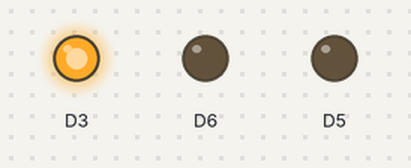
This sketch was run on a simulated ESP8266 (NodeMCU). On the bench: output pins drawn as LEDs (lit = HIGH).

Above: at 0.2 s.
At 27.2 s:
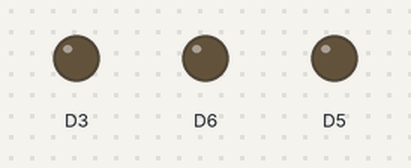
Timing chart, 0 to 27.6 s (numbered marks = the images above):
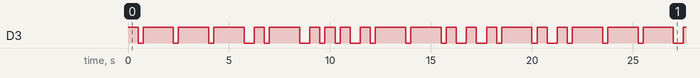

The sketch:

sketch_feb11a.ino
```cpp
void setup() {
    pinMode(D3, OUTPUT);
    pinMode(D6, OUTPUT);
    pinMode(D5, OUTPUT);
}

void loop() {
//J
  //punt
 digitalWrite(D3, HIGH);
 delay(500);
 digitalWrite(D3, LOW);
 delay(250);

  //streep
 digitalWrite(D3, HIGH);
 delay(1500);
 digitalWrite(D3, LOW);
 delay(250);

   //streep
 digitalWrite(D3, HIGH);
 delay(1500);
 digitalWrite(D3, LOW);
 delay(250);

  //streep
 digitalWrite(D3, HIGH);
 delay(1500);
 digitalWrite(D3, LOW);
 delay(500);

//A
  //punt
 digitalWrite(D3, HIGH);
 delay(500);
 digitalWrite(D3, LOW);
 delay(250);

   //streep
 digitalWrite(D3, HIGH);
 delay(1500);
 digitalWrite(D3, LOW);
 delay(500);

//S
   //punt
 digitalWrite(D3, HIGH);
 delay(500);
 digitalWrite(D3, LOW);
 delay(250);

   //punt
 digitalWrite(D3, HIGH);
 delay(500);
 digitalWrite(D3, LOW);
 delay(250);

   //punt
 digitalWrite(D3, HIGH);
 delay(500);
 digitalWrite(D3, LOW);
 delay(500);

//P
   //punt
 digitalWrite(D3, HIGH);
 delay(500);
 digitalWrite(D3, LOW);
 delay(250);

   //streep
 digitalWrite(D3, HIGH);
 delay(1500);
 digitalWrite(D3, LOW);
 delay(250);

   //streep
 digitalWrite(D3, HIGH);
 delay(1500);
 digitalWrite(D3, LOW);
 delay(250);

    //punt
 digitalWrite(D3, HIGH);
 delay(500);
 digitalWrite(D3, LOW);
 delay(500);

 //E
    //punt
 digitalWrite(D3, HIGH);
 delay(500);
 digitalWrite(D3, LOW);
 delay(500);

 //R
    //punt
 digitalWrite(D3, HIGH);
 delay(500);
 digitalWrite(D3, LOW);
 delay(250);

    //streep
 digitalWrite(D3, HIGH);
 delay(1500);
 digitalWrite(D3, LOW);
 delay(250);

     //punt
 digitalWrite(D3, HIGH);
 delay(500);
 digitalWrite(D3, LOW);
 delay(500);
}
```

Measured:
- by itself, D3: moves between LOW and HIGH, repeating every 21.3 s
- by itself, everything shown: repeats every 21.3 s, in 34 steps
